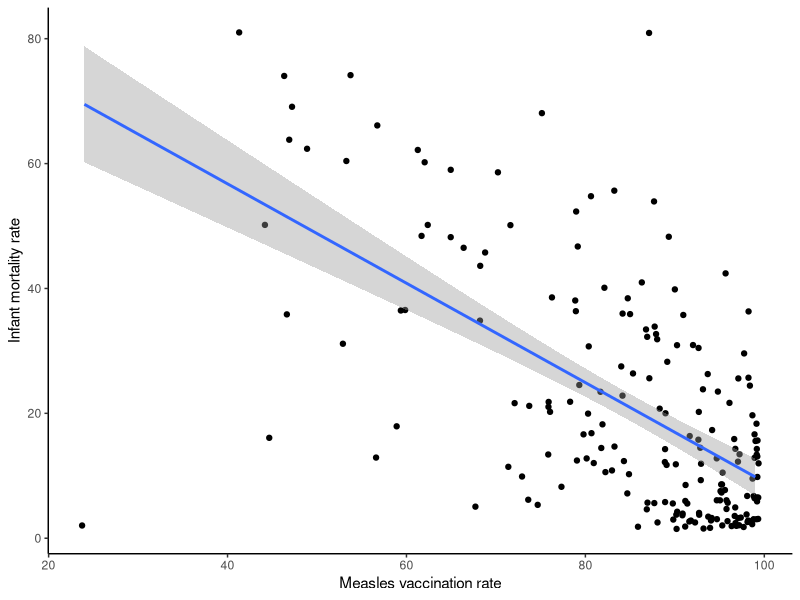
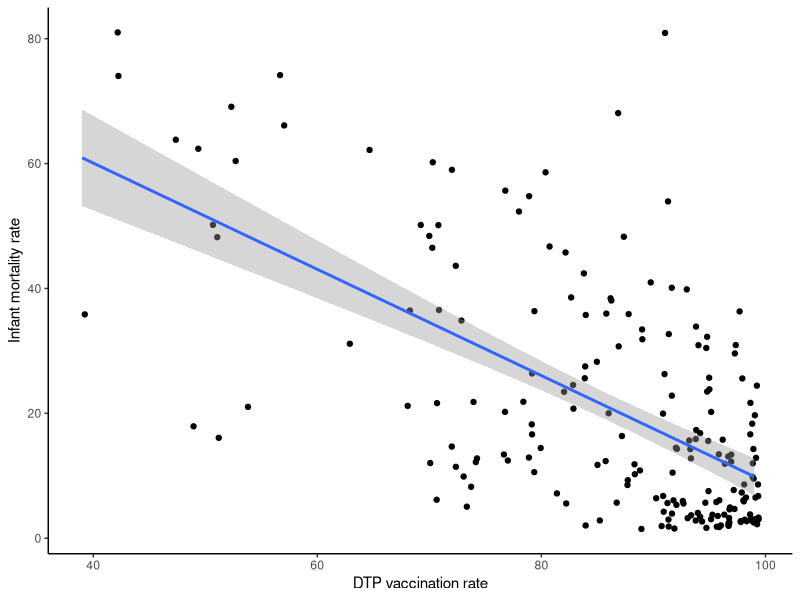
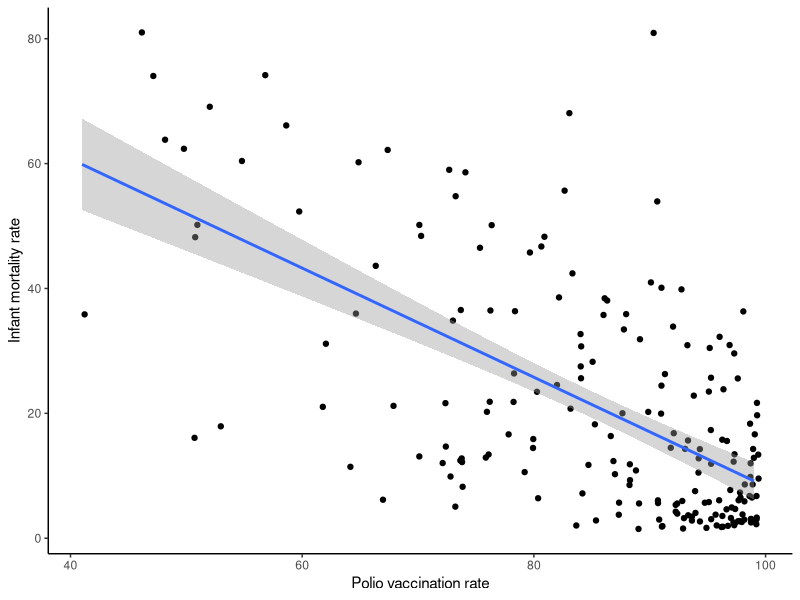
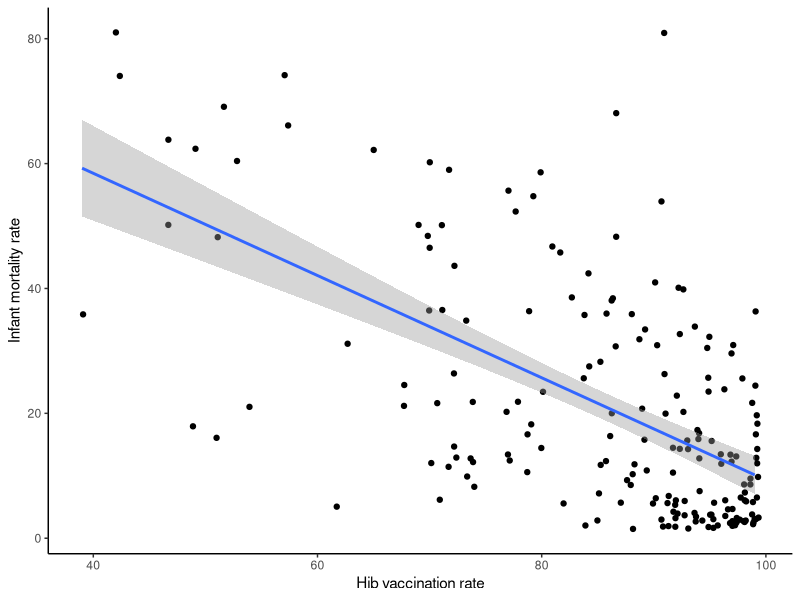
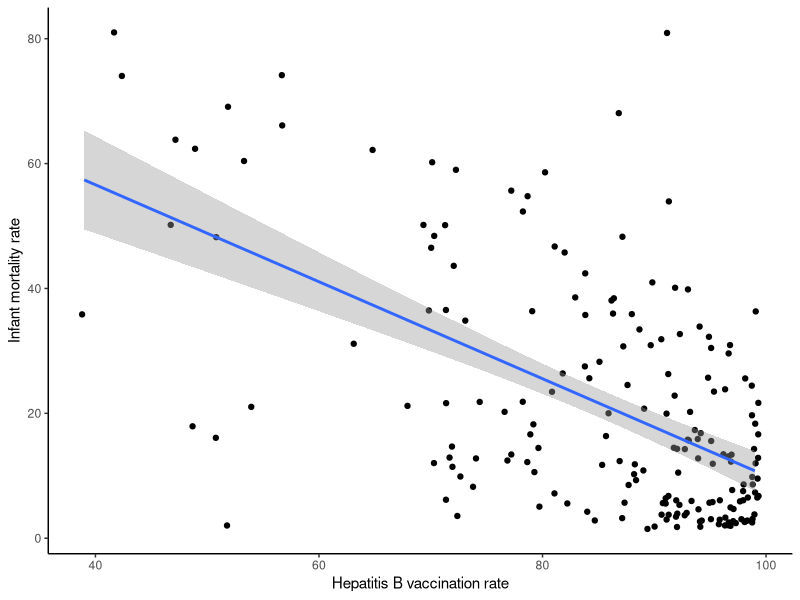
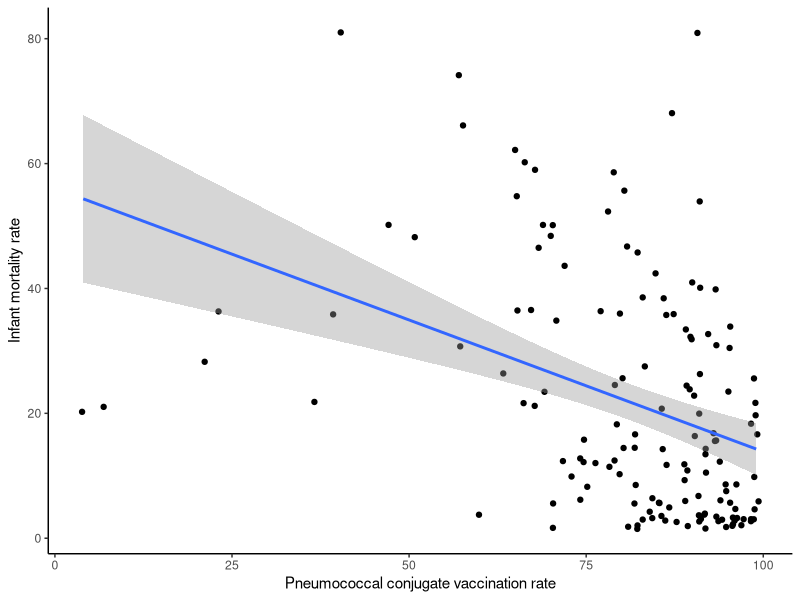
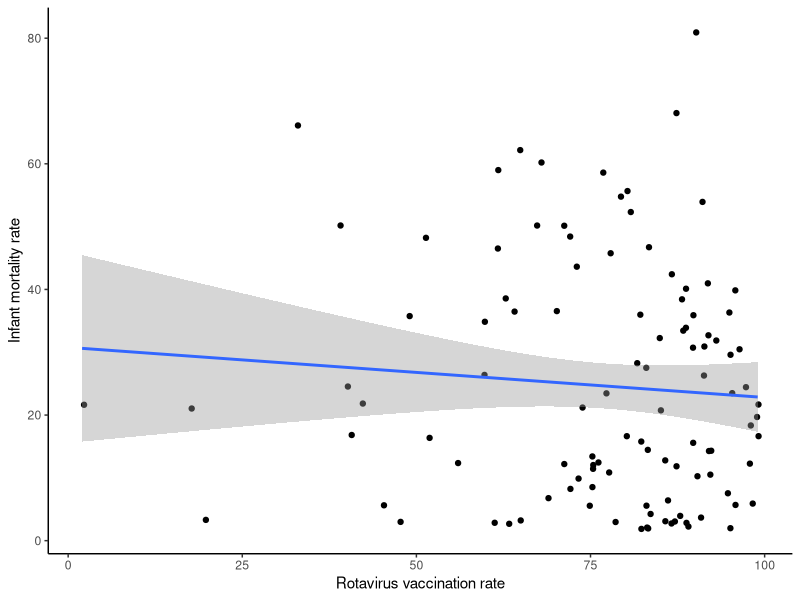
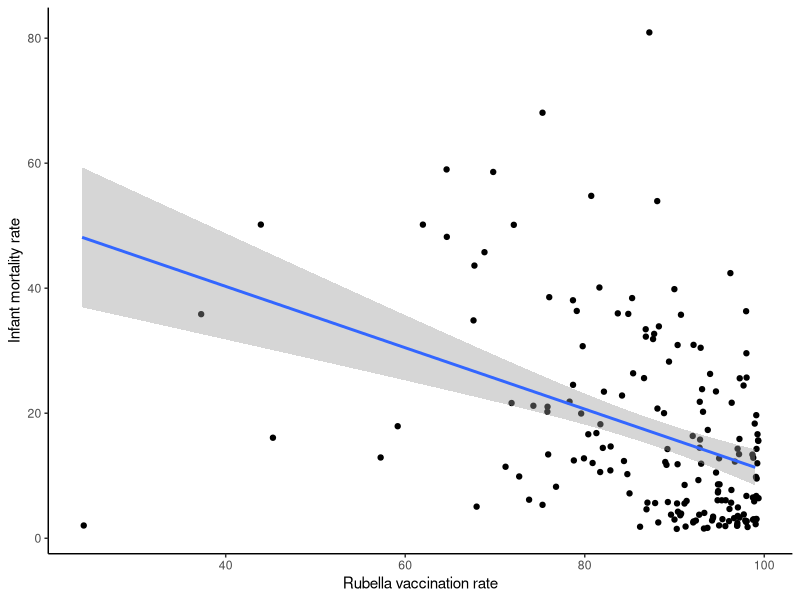

Recreate these plots in R, in order.
library(tidyverse)
library(cowplot)

df = read_tsv("./Unicef_vaccination_doses_2019.txt")

# this includes several rows that are about continents like 'Africa' or other stuff like "Australia and New Zealand"
#and I'm ONLY interested in the country stuff

non_countries = c("Africa", "Americas", "Australia and New Zealand", "Central Asia", "Central and Southern Asia",
                 "East Asia and Pacific", "Eastern Asia", "Eastern Europe and Central Asia",
                 "Eastern Mediterranean", "Eastern and South-Eastern Asia", "Eastern and Southern Africa", "Europe",
                 "Europe and Central Asia", "Europe and Northern America", "Landlocked developing countries (LLDCs)",
                 "Latin America & the Caribbean", "Latin America and Caribbean", "Least developed countries (LDCs)",
                 "Middle East and North Africa", "North America", "Northern Africa", "Northern Africa and Western Asia",
                 "Oceania", "Oceania excluding Australia and New Zealand", "Small Island Developing States (SIDS)",
                 "South Asia", "South-Eastern Asia", "Southeast Asia", "Southern Asia",
                 "UNICEF reporting regions - Global", "West and Central Africa", "Western Asia", "Western Europe",
                 "Western Pacific", "World", "World Bank (high income)", "World Bank (low income)",
                 "World Bank (lower middle income)", "World Bank (upper middle income)",
                 "World Health Organisation regions - Global", "sub-Saharan Africa")

# select for infant mortality data 
IMR_df = df %>% filter(Indicator == "Infant mortality rate" & Sex == "Total") 
# remove non-countries 
for (i in 1:length(non_countries)) {
  area = non_countries[i]
  IMR_df = IMR_df[IMR_df$`Geographic area` != area,]
}

#select for child mortality data 
CMR_df = df %>% filter(Indicator == "Child mortality rate (aged 1-4 years)" & Sex == "Total")
for (i in 1:length(non_countries)) {
  area = non_countries[i]
  CMR_df = CMR_df[CMR_df$`Geographic area` != area,]
}

# MMR 
mmr_str = "Percentage of surviving infants who received the first dose of measles-containing vaccine"
mmr_df = df %>% filter(Indicator == mmr_str)
for (i in 1:length(non_countries)) {
  area = non_countries[i]
  mmr_df = mmr_df[mmr_df$`Geographic area` != area,]
}

# DTP
dtp_str = "Percentage of surviving infants who received the third dose of DTP-containing vaccine"
dtp_df = df %>% filter(Indicator == dtp_str)
for (i in 1:length(non_countries)) {
  area = non_countries[i]
  dtp_df = dtp_df[dtp_df$`Geographic area` != area,]
}

# Polio
polio_str = "Percentage of surviving infants who received the third dose of inactivated polio-containing vaccine"
polio_df = df %>% filter(Indicator == polio_str)
for (i in 1:length(non_countries)) {
  area = non_countries[i]
  polio_df = polio_df[polio_df$`Geographic area` != area,]
}

# HIB
hib_str = "Percentage of surviving infants who received the third dose of Hib-containing vaccine"
hib_df = df %>% filter(Indicator == hib_str)
for (i in 1:length(non_countries)) {
  area = non_countries[i]
  hib_df = hib_df[hib_df$`Geographic area` != area,]
}

# HEP B
hepb_str = "Percentage of surviving infants who received the third dose of hep B-containing vaccine"
hepb_df = df %>% filter(Indicator == hepb_str)
for (i in 1:length(non_countries)) {
  area = non_countries[i]
  hepb_df = hepb_df[hepb_df$`Geographic area` != area,]
}

# PCV 
pcv_str = "Percentage of surviving infants who received the third dose of pneumococcal conjugate-containing vaccine (PCV)"
pcv_df = df %>% filter(Indicator == pcv_str)
for (i in 1:length(non_countries)) {
  area = non_countries[i]
  pcv_df = pcv_df[pcv_df$`Geographic area` != area,]
}

# Rotavirus 
rota_str = "Percentage of surviving infants who received the last dose of rotavirus-containing vaccine (2nd or 3rd dose depending on vaccine used)"
rota_df = df %>% filter(Indicator == rota_str)
for (i in 1:length(non_countries)) {
  area = non_countries[i]
  rota_df = rota_df[rota_df$`Geographic area` != area,]
}

# TB 
tb_str = "Percentage of live births who received bacille Calmette-Guerin (vaccine against tuberculosis)"
tb_df = df %>% filter(Indicator == tb_str)
for (i in 1:length(non_countries)) {
  area = non_countries[i]
  tb_df = tb_df[tb_df$`Geographic area` != area,]
}

# Rubella
rubella_str = "Percentage of surviving infants who received the first dose of rubella-containing vaccine"
rubella_df = df %>% filter(Indicator == rubella_str)
for (i in 1:length(non_countries)) {
  area = non_countries[i]
  rubella_df = rubella_df[rubella_df$`Geographic area` != area,]
}


# Downsample and rename 
imr_slim = IMR_df %>% select(`Geographic area`, OBS_VALUE)
imr_slim = imr_slim %>% rename("IMR" = OBS_VALUE)

mmr_slim = mmr_df %>% select(`Geographic area`, OBS_VALUE)
mmr_slim = mmr_slim %>% rename("measles" = OBS_VALUE)

dtp_slim = dtp_df %>% select(`Geographic area`, OBS_VALUE)
dtp_slim = dtp_slim %>% rename("dtp" = OBS_VALUE)

polio_slim = polio_df %>% select(`Geographic area`, OBS_VALUE)
polio_slim = polio_slim %>% rename("polio" = OBS_VALUE)

hib_slim = hib_df %>% select(`Geographic area`, OBS_VALUE) 
hib_slim = hib_slim %>% rename("hib" = OBS_VALUE)

hepb_slim = hepb_df %>% select(`Geographic area`, OBS_VALUE) 
hepb_slim = hepb_slim %>% rename("hepb" = OBS_VALUE)

pcv_slim = pcv_df %>% select(`Geographic area`, OBS_VALUE)
pcv_slim = pcv_slim %>% rename("pcv" = OBS_VALUE)

rota_slim = rota_df %>% select(`Geographic area`, OBS_VALUE)
rota_slim = rota_slim %>% rename("rotavirus" = OBS_VALUE)

rubella_slim = rubella_df %>% select(`Geographic area`, OBS_VALUE)
rubella_slim = rubella_slim %>% rename("rubella" = OBS_VALUE)

tb_slim = tb_df %>% select(`Geographic area`, OBS_VALUE)
tb_slim = tb_slim %>% rename("tb" = OBS_VALUE)


imr_mmr = left_join(mmr_slim, imr_slim, by = c("Geographic area" = "Geographic area"))

imr_mmr_plot = ggplot(data = imr_mmr, aes(x = measles, y = IMR)) + 
  geom_jitter() + 
  theme_classic() + 
  geom_smooth(method = 'lm') + 
  labs(x = "Measles vaccination rate", y = "Infant mortality rate")
print(imr_mmr_plot)

imr_dtp = left_join(dtp_slim, imr_slim, by = c("Geographic area" = "Geographic area"))

imr_dtp_plot = ggplot(data = imr_dtp, aes(x = dtp, y = IMR)) + 
  geom_jitter() + 
  theme_classic() + 
  geom_smooth(method = 'lm') + 
  labs(x = "DTP vaccination rate", y = "Infant mortality rate")
print(imr_dtp_plot)

imr_polio = left_join(polio_slim, imr_slim, by = c("Geographic area" = "Geographic area"))

imr_polio_plot = ggplot(data = imr_polio, aes(x = polio, y = IMR)) + 
  geom_jitter() + 
  theme_classic() + 
  geom_smooth(method = 'lm') + 
  labs(x = "Polio vaccination rate", y = "Infant mortality rate")
print(imr_polio_plot)

imr_hib = left_join(hib_slim, imr_slim, by =c("Geographic area" = "Geographic area"))

imr_hib_plot = ggplot(data = imr_hib, aes(x = hib, y = IMR)) + 
  geom_jitter() + 
  theme_classic() + 
  geom_smooth(method = 'lm') + 
  labs(x = "Hib vaccination rate", y = "Infant mortality rate")
print(imr_hib_plot)

imr_hepb = left_join(hepb_slim, imr_slim, by = c("Geographic area" = "Geographic area"))

imr_hepb_plot = ggplot(data = imr_hepb, aes(x = hepb, y = IMR)) + 
  geom_jitter() + 
  theme_classic() + 
  geom_smooth(method = 'lm') + 
  labs(x = "Hepatitis B vaccination rate", y = "Infant mortality rate")
print(imr_hepb_plot)

imr_pcv = left_join(pcv_slim, imr_slim, by = c("Geographic area" = "Geographic area"))

imr_pcv_plot = ggplot(data = imr_pcv, aes(x = pcv, y = IMR)) + 
  geom_jitter() + 
  theme_classic() + 
  geom_smooth(method = 'lm') + 
  labs(x = "Pneumococcal conjugate vaccination rate", y = "Infant mortality rate")
print(imr_pcv_plot)

imr_rota = left_join(rota_slim, imr_slim, by = c("Geographic area" = "Geographic area")) 

imr_rota_plot = ggplot(data = imr_rota, aes(x = rotavirus, y = IMR)) + 
  geom_jitter() + 
  theme_classic() + 
  geom_smooth(method = 'lm') + 
  labs(x = "Rotavirus vaccination rate", y = "Infant mortality rate")
print(imr_rota_plot)

imr_rubella = left_join(rubella_slim, imr_slim, by = c("Geographic area" = "Geographic area")) 

imr_rubella_plot = ggplot(data = imr_rubella, aes(x = rubella, y = IMR)) + 
  geom_jitter() + 
  theme_classic() + 
  geom_smooth(method = 'lm') + 
  labs(x = "Rubella vaccination rate", y = "Infant mortality rate")
print(imr_rubella_plot)

imr_tb = left_join(tb_slim, imr_slim, by = c("Geographic area" = "Geographic area")) 

imr_tb_plot = ggplot(data = imr_tb, aes(x = tb, y = IMR)) + 
  geom_jitter() + 
  theme_classic() + 
  geom_smooth(method = 'lm') + 
  labs(x = "Tuberculosis vaccination rate", y = "Infant mortality rate")
print(imr_tb_plot)

plot_grid(imr_dtp_plot, imr_hib_plot, imr_hepb_plot, imr_polio_plot, imr_rota_plot, imr_tb_plot, imr_pcv_plot, 
          imr_mmr_plot, labels = "AUTO")

grid = plot_grid(imr_dtp_plot, imr_hib_plot, imr_hepb_plot, imr_polio_plot, 
                 imr_rubella_plot, imr_rota_plot, imr_tb_plot, imr_pcv_plot, 
                 imr_mmr_plot)

